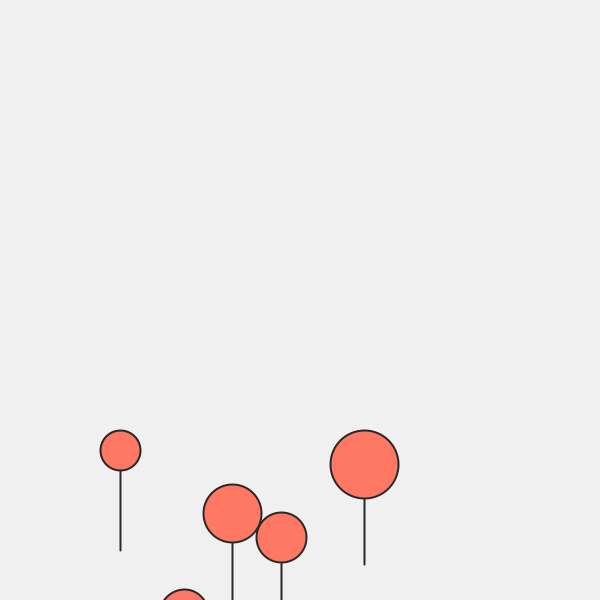
Frame 1 (no input)
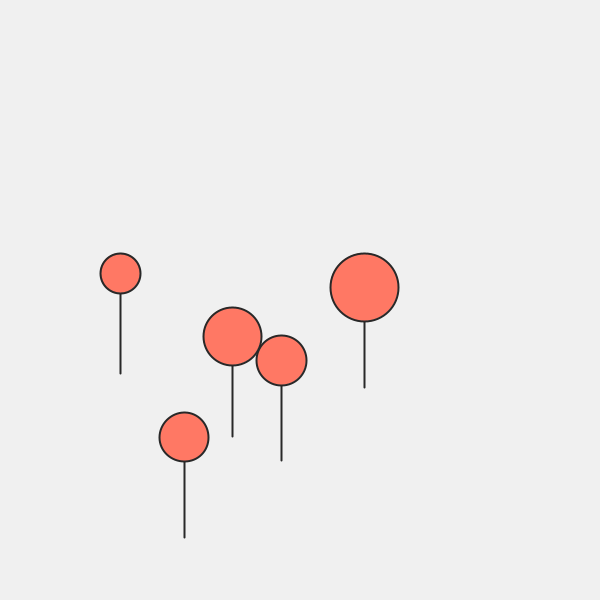
Frame 60 (the mouse pressed at the canvas centre just before this capture)
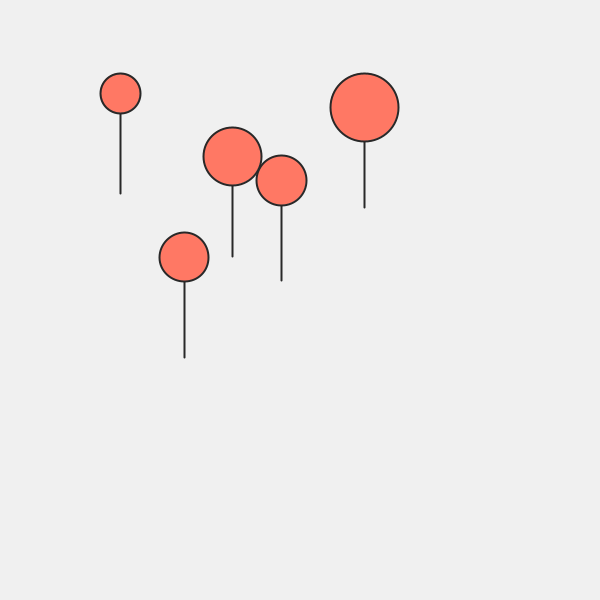
Frame 120 (the mouse held since frame 60 and released just before this capture)

The Processing sketch that drew these frames (run headless with seeded random() and noise(); from frame 60 on, the mouse is pressed at the canvas centre):

// Processing sketch: Graphic_Java_W15
// ── Graphic_Java_W15.pde
// Declare an array reference for Balloon objects
Balloon[] b;

class Balloon {
  // Attributes with explicit data types
  int x;
  int y;
  int r;

  // Constructor with 'this' keyword
  Balloon(int x, int y, int r) {
    this.x = x;
    this.y = y;
    this.r = r;
  }

  void show() {
    stroke(40);
    strokeWeight(2);
    line(this.x, this.y, this.x, this.y + 100);
    fill(255, 120, 100);
    ellipse(this.x, this.y, this.r, this.r);
  }

  void move() {
    this.y = this.y - 3;
    // Reset position when balloon leaves the screen
    if (this.y < -this.r - 100) {
      this.y = height + 50;
    }
  }
}

void setup() {
  size(600, 600);
  
  // Allocate fixed-size array of 5 elements
  b = new Balloon[5];
  
  // Initialize objects with type-casted random coordinates
  for (int i = 0; i < b.length; i = i + 1) {
    int rx = (int) random(80, 520);
    int ry = (int) random(400, 650);
    int rr = (int) random(40, 70);
    b[i] = new Balloon(rx, ry, rr);
  }
}

void draw() {
  background(240);
  
  // Loop through array of objects
  for (int i = 0; i < b.length; i = i + 1) {
    b[i].show();
    b[i].move();
  }
}
